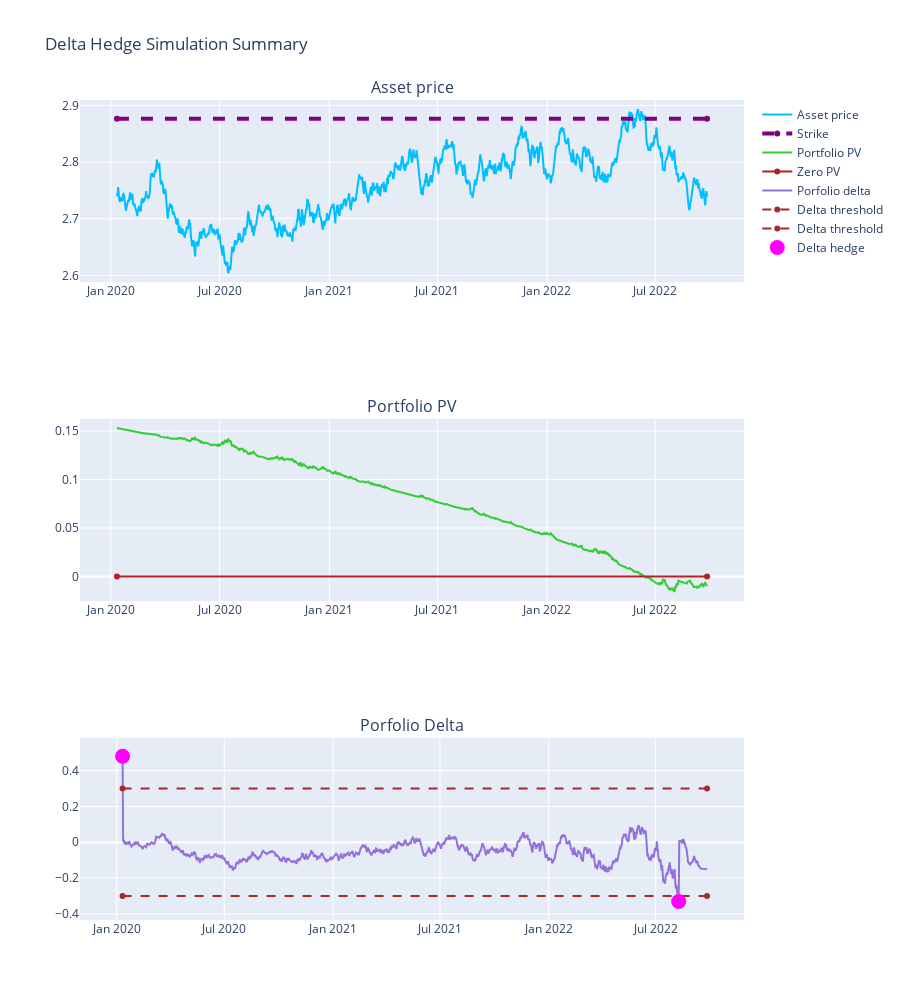

Source (notebook cell):
### Code cell
a0 = 1e-5
n_obs = 1000
p_arr = np.array([.001])
q_arr = np.array([.002])

delta_threshold = .3

otm_multiplier = 1.05

# Saved generated data to pickle file in order to reproduce results.
# The same kind of data could be produced in the following way:
# md = generate_market_data(a0, p_arr, q_arr, n_obs=n_obs)
md = pd.read_pickle('simulation_data.pickle')
curr_mkt = md.iloc[0]
curr_mkt_time = curr_mkt.name.to_pydatetime()

opt = StockOption(amount=1,
                  expiry=md.index[-1].to_pydatetime(),
                  strike=otm_multiplier * md.asset_price[0],
                  sigma=.1)

portfolio = Portfolio([Trade(curr_mkt_time, curr_mkt.asset_price, opt)],
                      delta_threshold)
sim = HedgeSimulation(portfolio)
sim_df = sim.run_simulation(md)

fig = make_subplots(
    rows=3,
    cols=1,
    subplot_titles=['Asset price', 'Portfolio PV', 'Porfolio Delta'])

fig.append_trace(go.Scatter(x=md.index,
                            y=md.asset_price,
                            line_color='deepskyblue',
                            name='Asset price'),
                 row=1,
                 col=1)

fig.append_trace(go.Scatter(x=[md.index[0], md.index[-1]],
                            y=[opt.strike, opt.strike],
                            line=dict(color='purple', width=4, dash='dash'),
                            name='Strike'),
                 row=1,
                 col=1)

fig.append_trace(go.Scatter(x=md.index,
                            y=sim_df.porfolio_pv,
                            line_color='limegreen',
                            name='Portfolio PV'),
                 row=2,
                 col=1)
fig.append_trace(go.Scatter(x=[md.index[0], md.index[-1]],
                            y=[0, 0],
                            line=dict(color='firebrick', width=2),
                            name='Zero PV'),
                 row=2,
                 col=1)

fig.append_trace(go.Scatter(x=md.index,
                            y=sim_df.portfolio_delta,
                            line_color='mediumpurple',
                            name='Porfolio delta'),
                 row=3,
                 col=1)
fig.append_trace(go.Scatter(x=[md.index[0], md.index[-1]],
                            y=[delta_threshold, delta_threshold],
                            line=dict(color='brown', width=2, dash='dash'),
                            name='Delta threshold'),
                 row=3,
                 col=1)
fig.append_trace(go.Scatter(x=[md.index[0], md.index[-1]],
                            y=[-delta_threshold, -delta_threshold],
                            line=dict(color='brown', width=2, dash='dash'),
                            name='Delta threshold'),
                 row=3,
                 col=1)

hedge_df = sim_df[np.abs(sim_df.hedge_asset_amount) > 0]
hedge_df['text'] = hedge_df.apply(
    lambda r:
    f'Hedged with ({r.hedge_deposit_amount} -> {r.hedge_asset_amount}) asset',
    axis=1)
fig.append_trace(go.Scatter(x=hedge_df.index,
                            y=hedge_df.portfolio_delta,
                            mode='markers',
                            marker=dict(size=15, color='magenta'),
                            text=hedge_df.text,
                            name='Delta hedge'),
                 row=3,
                 col=1)

fig.update_layout(height=1000, title_text="Delta Hedge Simulation Summary")
fig.show()

### Figure 1 — Plotly figure (JSON) as saved in the notebook; plotly's stock layout.template omitted (floating-point values rounded to 4 significant figures; data arrays with more than 128 entries replaced by an {"elided": "..."} marker saying what was removed)
{"data": [{"line": {"color": "deepskyblue"}, "name": "Asset price", "type": "scatter", "x": {"elided": "990 str values"}, "xaxis": "x", "y": {"elided": "990 float values"}, "yaxis": "y"}, {"line": {"color": "purple", "dash": "dash", "width": 4}, "name": "Strike", "type": "scatter", "x": ["2020-01-11T00:00:00", "2022-09-26T00:00:00"], "xaxis": "x", "y": [2.877, 2.877], "yaxis": "y"}, {"line": {"color": "limegreen"}, "name": "Portfolio PV", "type": "scatter", "x": {"elided": "990 str values"}, "xaxis": "x2", "y": {"elided": "990 float values"}, "yaxis": "y2"}, {"line": {"color": "firebrick", "width": 2}, "name": "Zero PV", "type": "scatter", "x": ["2020-01-11T00:00:00", "2022-09-26T00:00:00"], "xaxis": "x2", "y": [0, 0], "yaxis": "y2"}, {"line": {"color": "mediumpurple"}, "name": "Porfolio delta", "type": "scatter", "x": {"elided": "990 str values"}, "xaxis": "x3", "y": {"elided": "990 float values"}, "yaxis": "y3"}, {"line": {"color": "brown", "dash": "dash", "width": 2}, "name": "Delta threshold", "type": "scatter", "x": ["2020-01-11T00:00:00", "2022-09-26T00:00:00"], "xaxis": "x3", "y": [0.3, 0.3], "yaxis": "y3"}, {"line": {"color": "brown", "dash": "dash", "width": 2}, "name": "Delta threshold", "type": "scatter", "x": ["2020-01-11T00:00:00", "2022-09-26T00:00:00"], "xaxis": "x3", "y": [-0.3, -0.3], "yaxis": "y3"}, {"marker": {"color": "magenta", "size": 15}, "mode": "markers", "name": "Delta hedge", "text": ["Hedged with (1.3157263006277236 -> -0.48026473212788595) asset", "Hedged with (-0.9151251954005991 -> 0.3310062632261618) asset"], "type": "scatter", "x": ["2020-01-11T00:00:00", "2022-08-09T00:00:00"], "xaxis": "x3", "y": [0.4803, -0.331], "yaxis": "y3"}], "layout": {"annotations": [{"font": {"size": 16}, "showarrow": false, "text": "Asset price", "x": 0.5, "xanchor": "center", "xref": "paper", "y": 1, "yanchor": "bottom", "yref": "paper"}, {"font": {"size": 16}, "showarrow": false, "text": "Portfolio PV", "x": 0.5, "xanchor": "center", "xref": "paper", "y": 0.6111, "yanchor": "bottom", "yref": "paper"}, {"font": {"size": 16}, "showarrow": false, "text": "Porfolio Delta", "x": 0.5, "xanchor": "center", "xref": "paper", "y": 0.2222, "yanchor": "bottom", "yref": "paper"}], "height": 1000, "title": {"text": "Delta Hedge Simulation Summary"}, "xaxis": {"anchor": "y", "domain": [0, 1]}, "xaxis2": {"anchor": "y2", "domain": [0, 1]}, "xaxis3": {"anchor": "y3", "domain": [0, 1]}, "yaxis": {"anchor": "x", "domain": [0.7778, 1]}, "yaxis2": {"anchor": "x2", "domain": [0.3889, 0.6111]}, "yaxis3": {"anchor": "x3", "domain": [0, 0.2222]}}}
